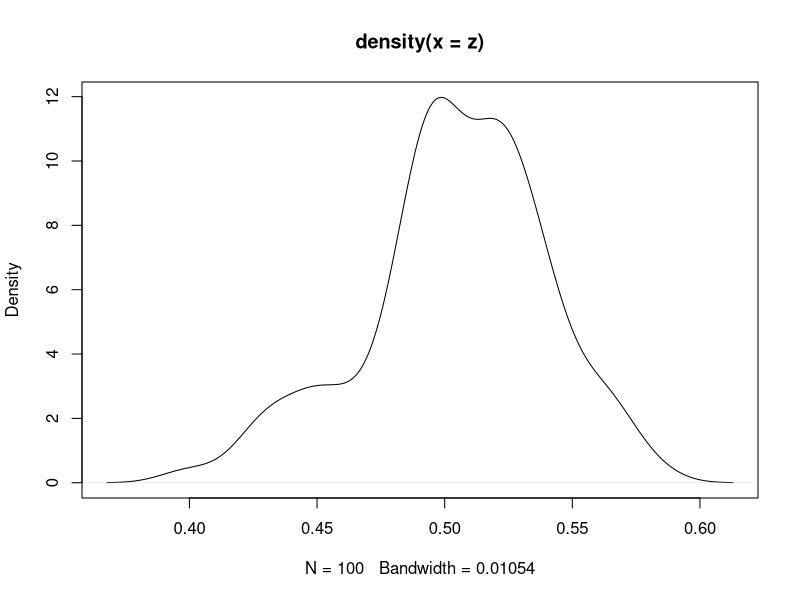
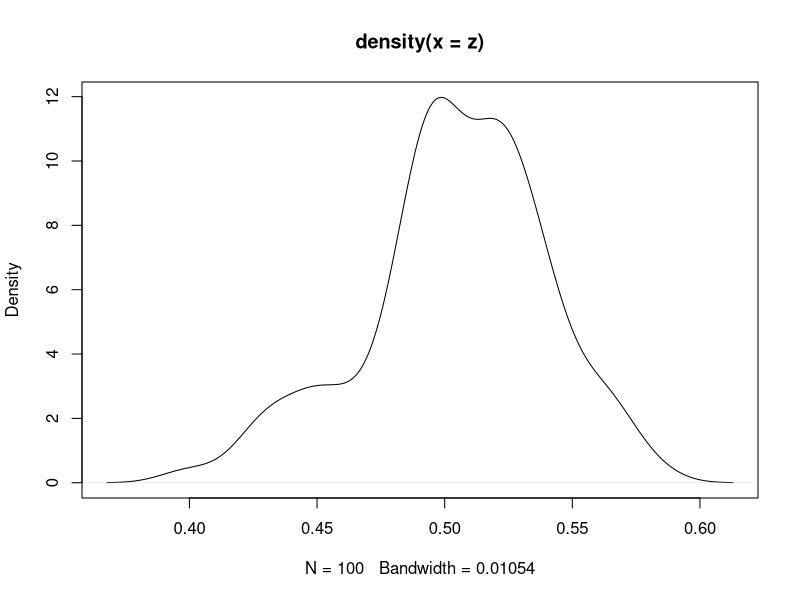

Recreate these plots in R, in order.
## ---- chunk 1
m = 100
x <- as.numeric(m)
z <- as.numeric(m)
## ---- chunk 2
for(i in 1:m)
{
  x <- rbeta(100, 0.5, 0.5)
  z[i] <- mean(x)
}
## ---- chunk 3
plot(density(z))
## ---- chunk 4
plot(density(z))
